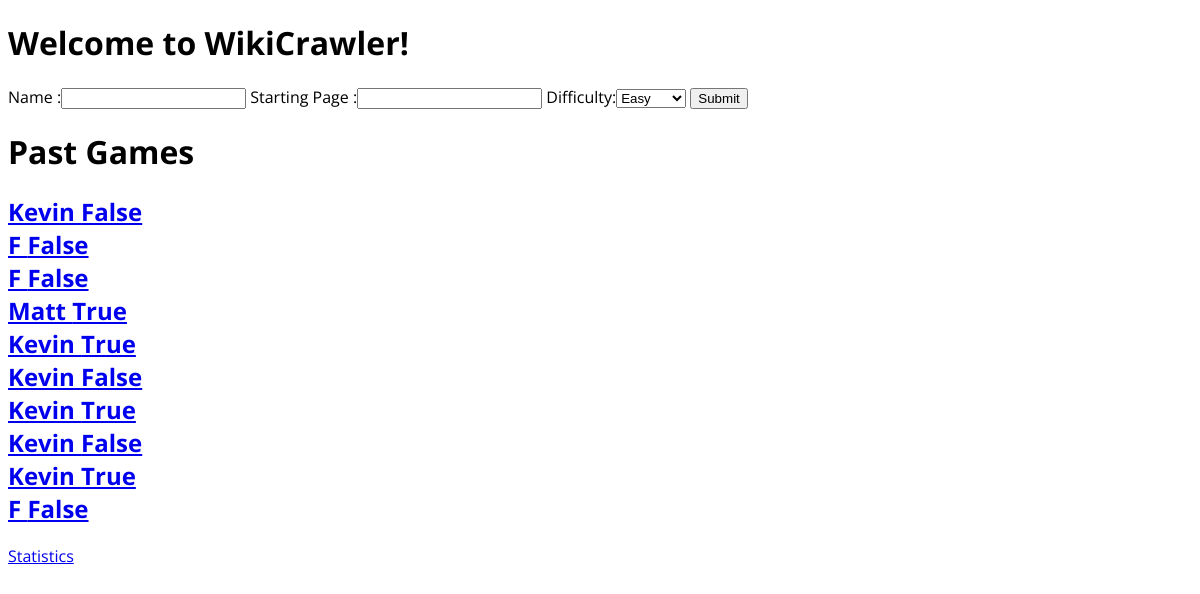
The app's page /, older data.
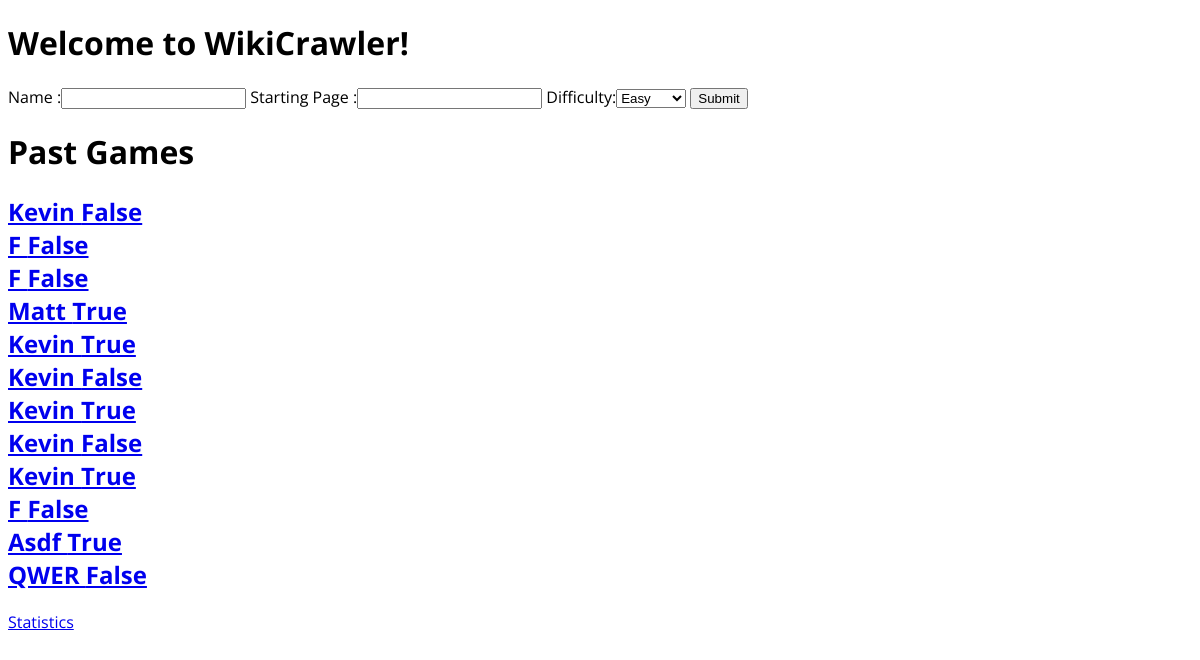
The same page, newer data.
### wikiapp/models.py (models this page shows, shortened)
class WikiGame(models.Model):
    playername = models.CharField(max_length=30)
    goal_name = models.CharField(max_length=400)
    current_name = models.CharField(max_length=400)
    won = models.BooleanField(default=False)
    potential_goals = {
        'Easy': ['Rome', 'World War II', 'Adolf Hitler'],
        'Medium': ['Barack Obama', 'Fiji'],
        'Hard': ['NBA', 'Kareem Abdul Jabbar'],
    }
    '''
    def __init__(self, *args, **kwargs):
        """
        print (difficulty)
        print playername
        print start_page
        """
        super(WikiGame, self).__init__(*args, **kwargs)
        """self.playername = playername
        self.current_name = start_page
        self.goal_name = self.get_a_goal(difficulty)
        # for some reason the first add page doesn't register so we getting it out of the way
        self.add_page(start_page)
        self.add_page(start_page)"""
    '''

### wikiapp/views.py (the view)
# urls.py: url(r'^$', views.index, name='index'),
def index(request):
    print 'yo'
    games = WikiGame.objects.all()
    form = StartForm()
    context = {'games': games,
                'form': form}
    return render(request, 'index.html', context)

### wikiapp/forms.py
class StartForm(forms.Form):
    difficulty_choices = (
        ('Easy', 'Easy'),
        ('Medium', 'Medium'),
        ('Hard', 'Hard'),
    )
    name = forms.CharField(label="Name ", max_length=100)
    starting_page = forms.CharField(label="Starting Page ", max_length=400)
    difficulty = forms.ChoiceField(choices=difficulty_choices)
    def __init__(self, *args, **kwargs):
        super(StartForm, self).__init__(*args, **kwargs)

### wikiapp/templates/index.html (shortened to what this page needs)
{% load staticfiles %}
<!DOCTYPE html>
<html>
<head>
    <link rel="stylesheet" href="{% static 'css/all.css' %}" />
</head>
<body>
<h1 id="title"> Welcome to WikiCrawler! </h1>
<form action='/go/' method="post">
    {{ form }}
    <input type="submit" value="Submit" />
</form>
<h1> Past Games </h1>
<h2>
{% for game in games %}
<a href="/{{ game.pk }}/"> {{ game.playername }} {{game.won }} </a>
<br>
{% endfor %}
</h2>
<a href='/stat/'> Statistics </a>
</body>
</html>

Row changes from the older to the newer data that the page shows:
added WikiGame: playername "Asdf", won "True"
added WikiGame: playername "QWER", won "False"
